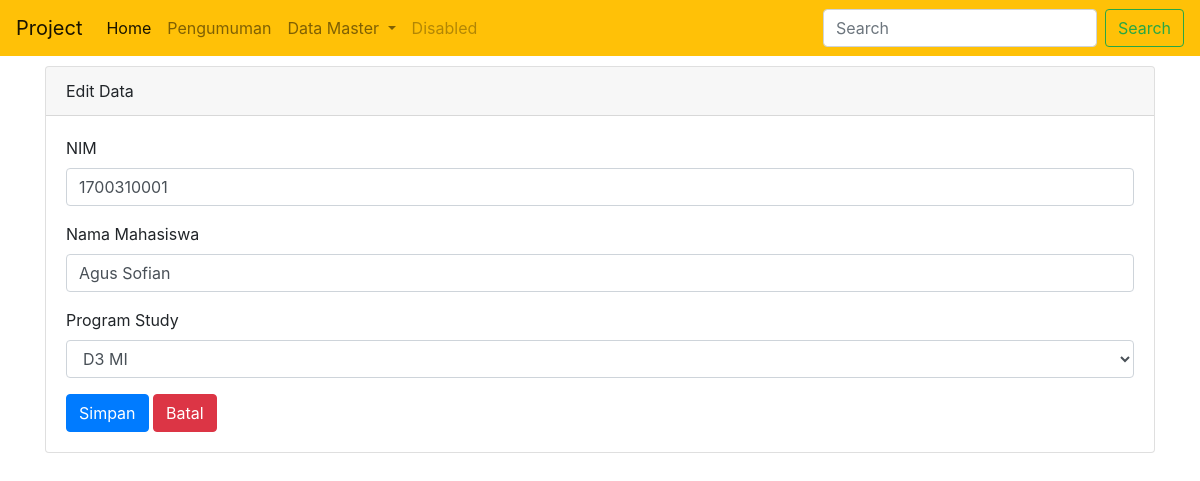
The app's page /index.php/admin/mahasiswa/edit_mhs/1700310001 with its own data.
### tables this page shows
CREATE TABLE `mahasiwa` (
  `nim` varchar(10) NOT NULL,
  `nama_mhs` varchar(255) NOT NULL,
  `program_study` varchar(255) NOT NULL,
  `created_at` datetime NOT NULL DEFAULT CURRENT_TIMESTAMP
);

### application/controllers/admin/mahasiswa.php (called while the page is built, shortened)
<?php
class Mahasiswa extends CI_Controller {
	public function __construct()
	{
		$this->load->model('Mhs_model');
	}
	public function edit_mhs($nim)
	{
	$data['judul']='Edit Data';
	$data['sub_judul']='Edit Data';
	$data['halaman']='admin/v_edit_mhs';
	$data['isi'] = $this->Mhs_model->get_id($nim);
	$this->load->view('admin/v_template', $data);
	}
}

### index.php (called while the page is built, shortened)
<?php
require_once BASEPATH.'core/CodeIgniter.php';

### application/models/Mhs_model.php (called while the page is built, shortened)
<?php
class Mhs_model extends CI_Model {
	public function get_id($nim){
	return $this->db->where('nim', $nim)->get('mahasiwa')->row();
	}
}

### application/views/admin/v_edit_mhs.php (the view, shortened to what this page needs)
<div class="col-md-12">
 		<div class="card">
 			<div class="card-header"><?php echo $sub_judul; ?></div>
 			<div class="card-body">
 				<form action="<?php echo site_url('admin/mahasiswa/edit_process') ?>" method="post">
 					<div class="form-group">
 						<label>NIM</label>
 						<input type="text" class="form-control" name="nim" value="<?php echo $isi->nim ?>">
 					</div>
 					<div class="form-group">
 						<label>Nama Mahasiswa</label>
 						<input type="text" class="form-control" name="nama"  value="<?php echo $isi->nama_mhs ?>">
 					</div>
 					<div class="form-group">
 						<label>Program Study</label>
 						<select class="form-control" name="program"  value="<?php echo $isi->program_study ?>">
 							<option value="D3 MI">D3 MI</option>
 						</select>
 					</div>
 					<input type="submit" name="submit" value="Simpan" class="btn btn-primary">
 					<a href="<?php echo site_url('admin/mahasiswa') ?>" class="btn btn-danger">Batal</a>
 				</form>
 		</div>
 	</div>
 </div>

### records on screen
mahasiwa: nim "1700310001", nama "Agus Sofian", program "D3 MI"

### other values on screen
$sub_judul "Edit Data"
